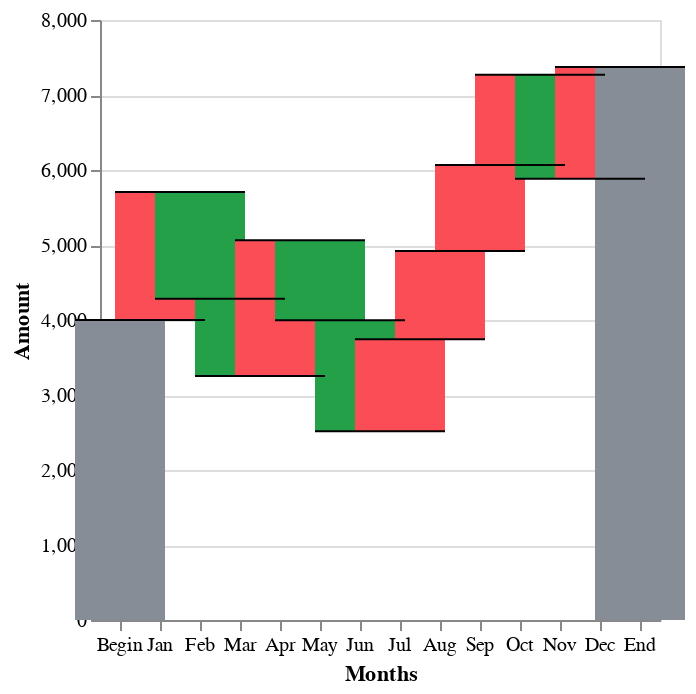

Notebook cell for this chart:
### Code cell
# The "rule" chart is for the horizontal lines that connect the bars
rule = base_chart.mark_rule(xOffset=-22.5, x2Offset=22.5).encode(
    y="window_sum_amount:Q",
    x2="calc_lead",
)

# # Add values as text
# text_pos_values_top_of_bar = base_chart.mark_text(baseline="bottom", dy=-4).encode(
#     text=alt.Text("calc_sum_inc:N"),
#     y="calc_sum_inc:Q",
# )
# text_neg_values_bot_of_bar = base_chart.mark_text(baseline="top", dy=4).encode(
#     text=alt.Text("calc_sum_dec:N"),
#     y="calc_sum_dec:Q",
# )
# text_bar_values_mid_of_bar = base_chart.mark_text(baseline="middle").encode(
#     text=alt.Text("calc_text_amount:N"),
#     y="calc_center:Q",
#     color=alt.value("white"),
# )

alt.layer(
    bar,
    rule,
    # text_pos_values_top_of_bar,
    # text_neg_values_bot_of_bar,
    # text_bar_values_mid_of_bar
).properties(
    width=800,
    height=450
)

### Figure 1 — Vega-Lite specification as saved in the notebook (floating-point values rounded to 4 significant figures)
{"config": {"view": {"continuousWidth": 300, "continuousHeight": 300}}, "layer": [{"mark": {"type": "bar", "size": 45}, "encoding": {"color": {"condition": [{"test": "((datum.label === 'Begin') || (datum.label === 'End'))", "value": "#878d96"}, {"test": "(if((datum.label === 'End'),datum.window_sum_amount,datum.amount) < 0)", "value": "#24a148"}], "value": "#fa4d56"}, "x": {"axis": {"labelAngle": 0, "title": "Months"}, "field": "label", "sort": null, "type": "ordinal"}, "y": {"field": "calc_prev_sum", "title": "Amount", "type": "quantitative"}, "y2": {"field": "window_sum_amount"}}, "transform": [{"window": [{"op": "sum", "field": "amount", "as": "window_sum_amount"}, {"op": "lead", "field": "label", "as": "window_lead_label"}]}, {"calculate": "if((datum.window_lead_label === null),datum.label,datum.window_lead_label)", "as": "calc_lead"}, {"calculate": "if((datum.label === 'End'),0,(datum.window_sum_amount - datum.amount))", "as": "calc_prev_sum"}, {"calculate": "if((datum.label === 'End'),datum.window_sum_amount,datum.amount)", "as": "calc_amount"}, {"calculate": "(if(((((datum.label !== 'Begin') && (datum.label !== 'End')) && if((datum.label === 'End'),datum.window_sum_amount,datum.amount)) > 0),'+','') + if((datum.label === 'End'),datum.window_sum_amount,datum.amount))", "as": "calc_text_amount"}, {"calculate": "((datum.window_sum_amount + if((datum.label === 'End'),0,(datum.window_sum_amount - datum.amount))) / 2)", "as": "calc_center"}, {"calculate": "if((datum.window_sum_amount < if((datum.label === 'End'),0,(datum.window_sum_amount - datum.amount))),datum.window_sum_amount,'')", "as": "calc_sum_dec"}, {"calculate": "if((datum.window_sum_amount > if((datum.label === 'End'),0,(datum.window_sum_amount - datum.amount))),datum.window_sum_amount,'')", "as": "calc_sum_inc"}]}, {"mark": {"type": "rule", "x2Offset": 22.5, "xOffset": -22.5}, "encoding": {"x": {"axis": {"labelAngle": 0, "title": "Months"}, "field": "label", "sort": null, "type": "ordinal"}, "x2": {"field": "calc_lead"}, "y": {"field": "window_sum_amount", "type": "quantitative"}}, "transform": [{"window": [{"op": "sum", "field": "amount", "as": "window_sum_amount"}, {"op": "lead", "field": "label", "as": "window_lead_label"}]}, {"calculate": "if((datum.window_lead_label === null),datum.label,datum.window_lead_label)", "as": "calc_lead"}, {"calculate": "if((datum.label === 'End'),0,(datum.window_sum_amount - datum.amount))", "as": "calc_prev_sum"}, {"calculate": "if((datum.label === 'End'),datum.window_sum_amount,datum.amount)", "as": "calc_amount"}, {"calculate": "(if(((((datum.label !== 'Begin') && (datum.label !== 'End')) && if((datum.label === 'End'),datum.window_sum_amount,datum.amount)) > 0),'+','') + if((datum.label === 'End'),datum.window_sum_amount,datum.amount))", "as": "calc_text_amount"}, {"calculate": "((datum.window_sum_amount + if((datum.label === 'End'),0,(datum.window_sum_amount - datum.amount))) / 2)", "as": "calc_center"}, {"calculate": "if((datum.window_sum_amount < if((datum.label === 'End'),0,(datum.window_sum_amount - datum.amount))),datum.window_sum_amount,'')", "as": "calc_sum_dec"}, {"calculate": "if((datum.window_sum_amount > if((datum.label === 'End'),0,(datum.window_sum_amount - datum.amount))),datum.window_sum_amount,'')", "as": "calc_sum_inc"}]}], "data": {"name": "data-530a03c720973e6c83c3215e32ccc583"}, "$schema": "https://vega.github.io/schema/vega-lite/v5.20.1.json", "datasets": {"data-530a03c720973e6c83c3215e32ccc583": [{"label": "Begin", "amount": 4000}, {"label": "Jan", "amount": 1707}, {"label": "Feb", "amount": -1425}, {"label": "Mar", "amount": -1030}, {"label": "Apr", "amount": 1812}, {"label": "May", "amount": -1067}, {"label": "Jun", "amount": -1481}, {"label": "Jul", "amount": 1228}, {"label": "Aug", "amount": 1176}, {"label": "Sep", "amount": 1146}, {"label": "Oct", "amount": 1205}, {"label": "Nov", "amount": -1388}, {"label": "Dec", "amount": 1492}, {"label": "End", "amount": 0}]}}
